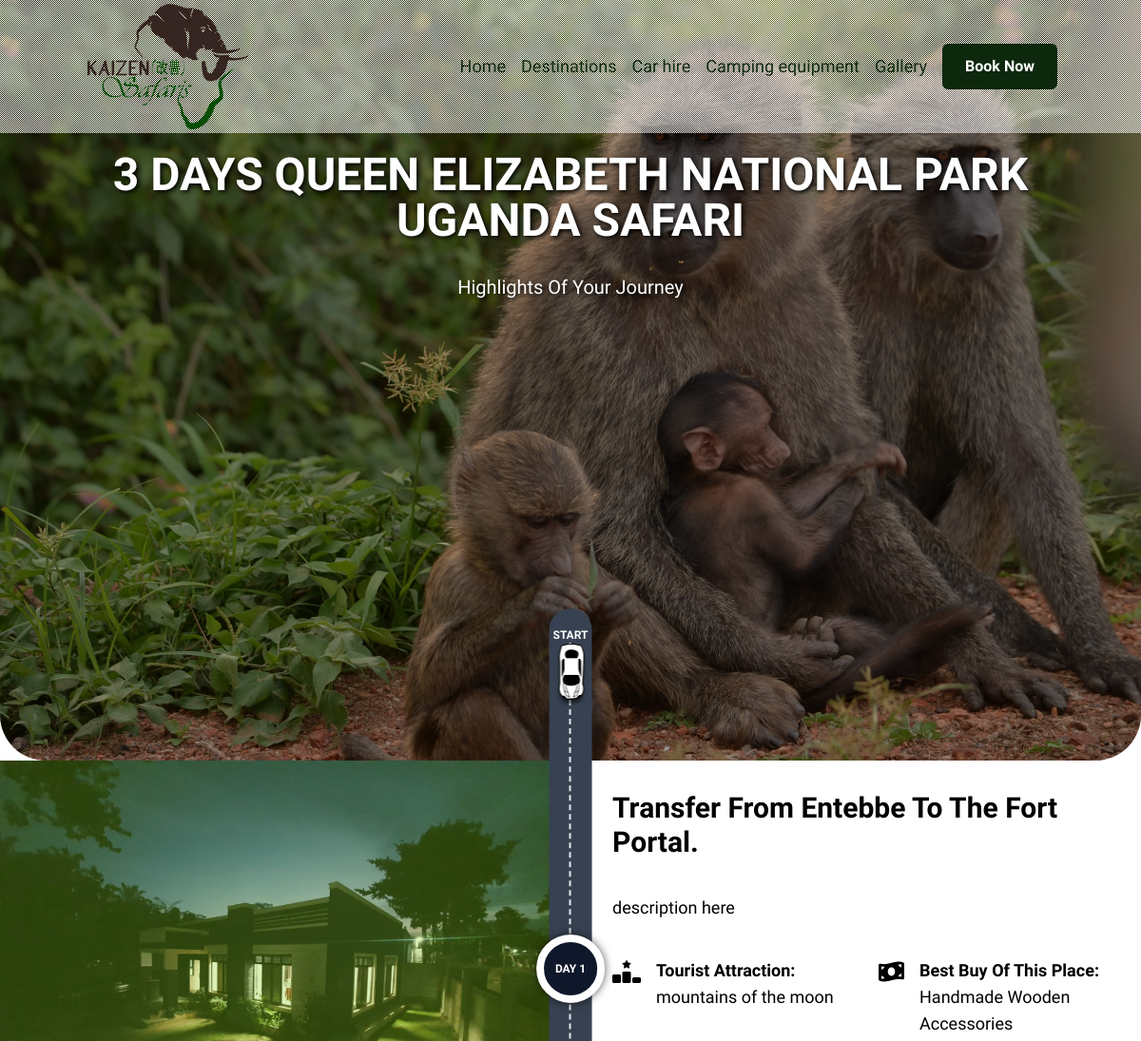
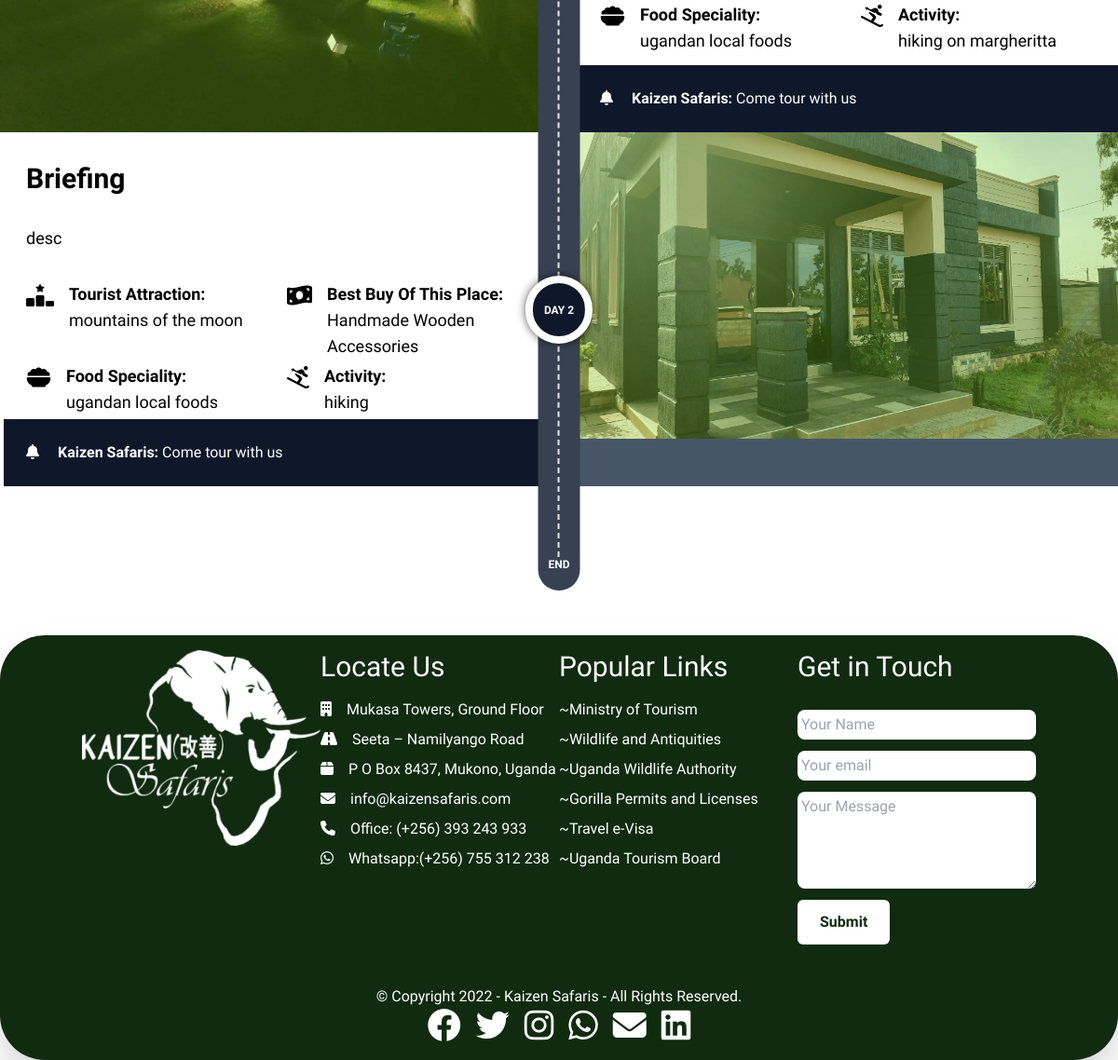
/destinations/itineraries/2, run on the app's committed database (2 pictures, top to bottom).
### destinations/models.py (models this page shows, shortened)
class Itinerary(models.Model):
    name = models.CharField(max_length=100)
    image = models.ImageField(null=True)
    destination = models.ForeignKey(Destination, on_delete=models.CASCADE, related_name='itineraries')
    departure_date = models.DateField(blank=True, null=True)
    return_date = models.DateField(blank=True, null=True)
    is_upcoming = models.BooleanField(default=False)
    class Meta:
        verbose_name = 'Itinerary'
        verbose_name_plural = 'Itineraries'

class Day(models.Model):
    itinerary = models.ForeignKey(Itinerary, on_delete=models.CASCADE, related_name='days')
    image = models.ImageField(null=True)
    day = models.CharField(max_length=6, blank=True)
    title = models.CharField(max_length=100)
    description = models.TextField()
    tourist_attraction = models.CharField(max_length=100)
    best_buy = models.CharField(max_length=50)
    food_speciality = models.CharField(max_length=50)
    activity = models.CharField(max_length=50)
    class Meta:
        verbose_name = 'Day'
        verbose_name_plural = 'Days'

### destinations/views.py (the view)
# urls.py: path('itineraries/<int:pk>', itineraryDetailView, name='itinerary-detail'),
def itineraryDetailView(request, pk):
    template_name = 'destinations/itinerary-detail.html'
    itinerary = Itinerary.objects.get(id=pk)
    context = {
        'itinerary': itinerary,
    }
    return render(request, template_name, context)

### destinations/templates/destinations/itinerary-detail.html (shortened to what this page needs)
{% extends 'base.html' %}
{% load static %}
{% block content %}
    <section id="banner" class="overflow-hidden h-[80vh]">
        <div class="relative h-full">
                <img src="{{ itinerary.image.url }}" alt="Kaizen Safaris {{ itinerary.name }}" class=" w-full h-full object-cover">
            <div class="cover z-10 absolute top-0 left-0 w-full h-full bg-black bg-opacity-40">
                <div class="container content-space grid justify-center content-start h-full">
                    <h1 class="shadowed text-5xl text-white uppercase mt-20 sm:mt-40 font-bold text-center">{{ itinerary.name }}</h1>
                    <p class="shadowed mt-8 text-xl mb-16 mx-auto text-white">Highlights Of Your Journey</p>
                </div>
            </div>
        </div>
    </section>
    <section class="pb-40">
        <section class="cards relative">
            {% for day in itinerary.days.all %}
                <div class="card grid sm:grid-cols-2 sm:gap-8 ">
                    <figure class="card-item relative bg-slate-600">
                        <figure class=" relative">
                            <img src="{{ day.image.url }}" alt="" class="w-full object-cover transition-all">
                            <div class="overdrop bg-lime-500 hidden sm:block absolute z-10 top-0 left-0 w-full h-full opacity-30 transition-all"></div>
                        </figure>
                        <div class="circle transition-all absolute bg-slate-900 rounded-full aspect-square p-3 sm:p-3 sm:top-1/2 z-30 grid justify-center content-center text-xs">
                            <span class="text-white font-bold">DAY {{ day.day }}</span>
                        </div>
                    </figure>
                    <article class="card-item pt-8 grid pl-1">
                        <h3 class="mt-8 sm:mt-0 ml-6 font-semibold text-3xl">{{ day.title }}</h3>
                        <p class="desc ml-6 text-lg my-8">
                            {{ day.description }}
                        </p>
                        <div class=" ml-6 grid gap-4 sm:gap-1 mb-3 sm:mb-1 sm:grid-cols-2 text-lg">
                            <div class="flex">
                                <div class="icon text-2xl mr-4">
                                    <i class="fas fa-ranking-star"></i>
                                </div>
                                <div>
                                    <h4 class=" font-semibold">Tourist Attraction:</h4>
                                    <p>{{ day.tourist_attraction }}</p>
                                </div>
                            </div>
                            <div class="flex">
                                <div class="icon text-2xl mr-4">
                                    <i class="fas fa-money-bill-wave"></i>
                                </div>
                                <div>
                                    <h4 class=" font-semibold">Best Buy Of This Place:</h4>
                                    <p>{{ day.best_buy }}</p>
                                </div>
                            </div>
                            <div class="flex">
                                <div class="icon text-2xl mr-4">
                                    <i class="fas fa-bowl-food"></i>
                                </div>
                                <div>
                                    <h4 class=" font-semibold">Food Speciality:</h4>
                                    <p>{{ day.food_speciality }}</p>
                                </div>
                            </div>
                            <div class="flex">
                                <div class="icon text-2xl mr-4">
                                    <i class="fas fa-skiing"></i>
                                </div>
                                <div>
                                    <h4 class=" font-semibold">Activity:</h4>
                                    <p>{{ day.activity }}</p>
                                </div>
                            </div>
                        </div>
                        <footer class=" p-6 bg-slate-900 text-white mt-auto">
                            <i class="fas fa-bell mr-4"></i>
                            <strong>Kaizen Safaris:</strong> Come tour with us
                        </footer>
                    </article>
                </div>
            {% endfor %}
            <div id="spacer" class="absolute bg-gray-700 p-1 sm:left-1/2 top-0 rounded-full flex flex-col justify-center text-white z-20">
                <div class="endpts bg-gray-700 uppercase text-xs font-semibold text-center mt-4">start</div>
                <div class="line w-0 h-full border-l-2 border-dashed mx-auto"></div>
                <div class="endpts bg-gray-700 uppercase text-xs font-semibold text-center mb-4">end</div>
                <img class="car" src="{% static 'img/car.png' %}"/>
            </div>
        </section>
    </section>
{% endblock content %}

### destinations/templates/destinations/itinerary-detail.html (style rules this page uses)
#spacer { height: calc(100% + 17rem); transform: translateY(-10rem) translateX(-45%); }
.endpts { transform: translateX(45%); }
@media screen and (min-width: 640px) { .circle { border: 8px solid white; box-shadow: 0 0 10px #000000aa; } }
@media screen and (min-width: 640px) { #spacer { height: calc(100% + 17rem); transform: translateY(-10rem) translateX(-50%); } }
@media screen and (min-width: 640px) { .endpts { transform: translateX(0); } }
@media screen and (min-width: 640px) { .card:nth-child(even) article .desc { padding-right: 2rem; } }
@media screen and (min-width: 640px) { .card:nth-child(even) .card-item:last-child { order: -1; } }
@media screen and (min-width: 640px) { .card:nth-child(even) .card-item .circle { left: 0; transform: translateY(-50%) translateX(calc(-50% - 1rem)); } }
@media screen and (min-width: 640px) { .card:nth-child(odd) .card-item .circle { right: 0; transform: translateY(-50%) translateX(calc(50% + 1rem)); } }
.car { position: absolute; top: 2rem; }

### templates/base.html (style rules this page uses)
* { font-family: 'Comic Neue', cursive; }

### data on the page
Itinerary: image (picture), name "3 DAYS QUEEN ELIZABETH NATIONAL PARK UGANDA SAFARI"
Day: image (picture), day "1", title "Transfer From Entebbe To The Fort Portal.", description "description here", tourist_attraction "mountains of the moon", best_buy "Handmade Wooden Accessories", food_speciality "ugandan local foods", activity "hiking on margheritta"
Day: image (picture), day "2", title "Briefing", description "desc", tourist_attraction "mountains of the moon", best_buy "Handmade Wooden Accessories", food_speciality "ugandan local foods", activity "hiking"
